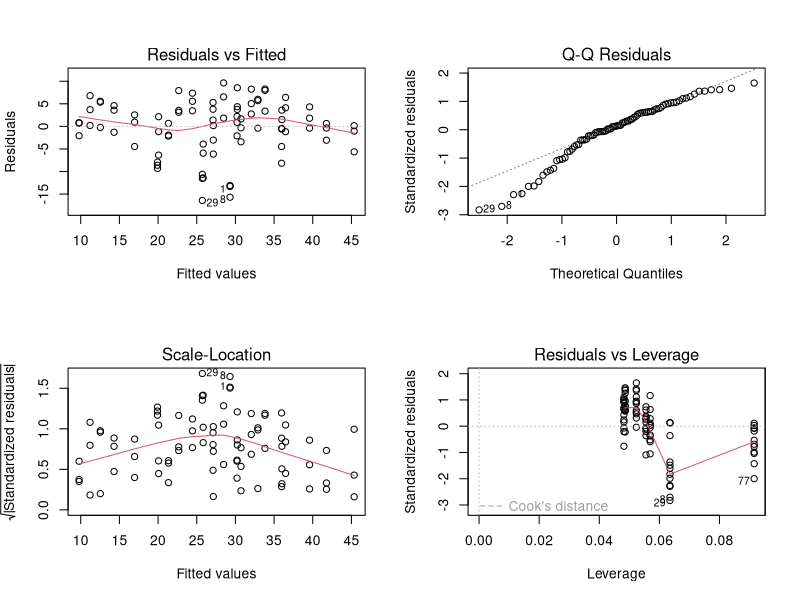

Write the R code that produced this figure.
## ---- chunk 1
knitr::opts_chunk$set(echo=TRUE, fig.path="imgs/CO2_LR/",
                      fig.width=6, fig.height=6,
                      fig.show='hold', fig.align='center')
options(width=100)
## ---- chunk 2
# Fit a linear model with uptake as the response variable
CO2.lm <- lm(uptake~Type+Treatment+conc, data=CO2)

# Print summary statistics for the linear model
summary(CO2.lm)
## ---- chunk 3
CO2.lm$xlevels
## ---- chunk 4
CO2.lm2 <- lm(uptake~Type*Treatment+conc, data=CO2)

summary(CO2.lm2)
## ---- chunk 5
anova(CO2.lm, CO2.lm2)
## ---- chunk 6
confint(CO2.lm2)
## ---- chunk 7
par(mfrow=c(2,2)) # Change graphics to a 2x2 graphical matrix
plot(CO2.lm2) # Plot residuals
par(mfrow=c(1,1)) # Return graphics to default
